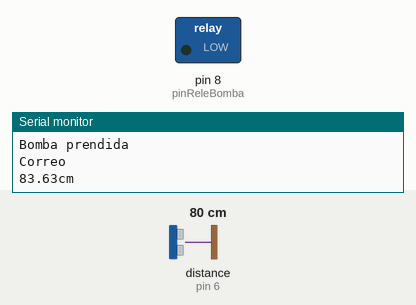
This sketch was run on a simulated Arduino Uno, built with avr-gcc and run on an emulated ATmega328P. Shown: switched loads named in the sketch (green lamp = pin HIGH), the last lines printed to the serial monitor. Wiring (inferred from the names in the program): ultrasonic range finder: trigger pin 7; echo pin 6. The test bench sets the inputs (shaded band); at power-on: distance to the obstacle (sensor on pin 6) 80 cm. The echo pulse lasts 58.3 µs per cm; pins used as bus, display or sensor lines are not drawn.

Above: at 4.5 s.
4.6 s: distance to the obstacle (sensor on pin 6) set to 27 cm
8.3 s: distance to the obstacle (sensor on pin 6) set to 22 cm
At 11.6 s:
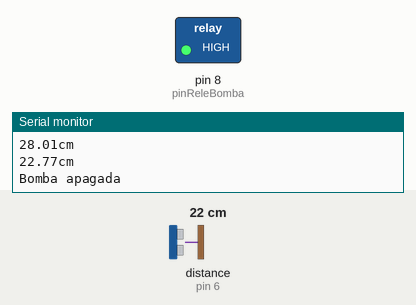
12.6 s: distance to the obstacle (sensor on pin 6) set to 40 cm
16.3 s: distance to the obstacle (sensor on pin 6) set to 45 cm
At 19.4 s:
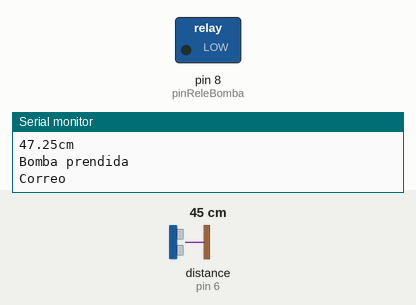
20.6 s: distance to the obstacle (sensor on pin 6) set to 2 cm
At 23.8 s:
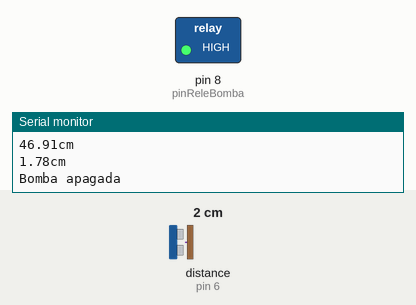
Timing chart, 0 to 25.3 s (numbered marks = the images above; inputs shaded):
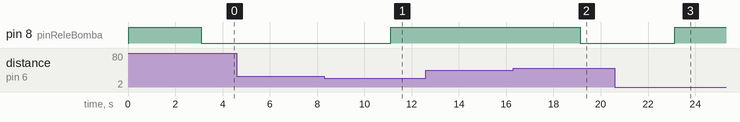

Measured:
- the behaviour switches between 25 and 24 cm on distance to the obstacle (sensor on pin 6) (found by bisection; images 0 and 1)
- the behaviour switches between 42 and 43 cm on distance to the obstacle (sensor on pin 6) (found by bisection; images 1 and 2)
- after the input at 8.3 s, pin 8 (pinReleBomba): LOW → HIGH after 2.8 s
- after the input at 16.3 s, pin 8 (pinReleBomba): HIGH → LOW after 2.8 s
- after the input at 20.6 s, pin 8 (pinReleBomba): LOW → HIGH after 2.5 s

The sketch:

Final_1_0_5.ino
```cpp
/* Creo que está al pepe, por eso lo comento
#include <Wire.h>
*/

// Pines digitales para el detector de nivel (sensor ultrasonico)
// Configuramos los pines del sensor Trigger y Echo
const int PinTrig = 7;
const int PinEcho = 6;

// Variables para niveles de agua del sensor ultrasonico
const int DistMin = 25;
const int DistN2 = 45;
const int DistMax = 70;

// Constante velocidad sonido en cm/s
const float VelSon = 36000.0; //En verdad la velocidad es 34320 pero el numero puesto se acerca mas a la realidad

float distancia;

// Pin Digital para abrir o cerrar el rele que activa la bomba
const int pinReleBomba = 8;

//Una variable por las dudas
//int i = 0;
int BombaON = 0; //Bomba apagada = 0; bomba encendida = 1

//===================================================================
//                   Función SETUP
//===================================================================

void setup() {

  // Configurar la comunicacion a 9600 baudios para usar el serial
  Serial.begin(9600);
/* Creo que está al pepe así que lo comento
  // Preparar la librería Wire (I2C)
  Wire.begin();
*/
  // Imprimir encabezado a la terminal
  Serial.println("Control de Bomba por rele sensando nivel del agua");
  Serial.println("----------------------------------------------------");

  // Para el sensor ultrasonico
  // Ponemos el pin Trig en modo salida
  pinMode(PinTrig, OUTPUT);
  // Ponemos el pin Echo en modo entrada
  pinMode(PinEcho, INPUT);

  // Para el rele
  pinMode(pinReleBomba, OUTPUT);
  // Para que el rele empiece desactivado
  digitalWrite(pinReleBomba, HIGH);
  Serial.println("configuramos el pin del rele para que este desactivado");

}

//===================================================================
//                   Función LOOP
//===================================================================

void loop() {
  // Esperar 1 segundo
  delay(1000);

  if(BombaON == 1){
    if(distancia < DistMin){
      digitalWrite(pinReleBomba, HIGH);
      Serial.println("Bomba apagada");
      BombaON = 0;
    }
  }else{
    if(distancia > DistN2){
      digitalWrite(pinReleBomba, LOW);
      Serial.println("Bomba prendida");
      BombaON = 1;
      // Envío mensaje por Serial a NodeMCU
      Serial.println("Correo");
    }
  }
  delay(1000);

  // Preparamos el sensor de ultrasonidos
  iniciarTrigger();
  // La función pulseIn obtiene el tiempo que tarda en cambiar entre estados, en este caso a HIGH
  unsigned long tiempo = pulseIn(PinEcho, HIGH);

  // Obtenemos la distancia en cm, hay que convertir el tiempo en segudos ya que está en microsegundos
  // por eso se multiplica por 0.000001
  distancia = tiempo * 0.000001 * VelSon / 2.0;

  Serial.print(distancia);
  Serial.print("cm");
  Serial.println();

}

//===================================================================
//                   Funciones Extras
//===================================================================

// Método que inicia la secuencia del Trigger para comenzar a medir
void iniciarTrigger()
{
  // Ponemos el Triger en estado bajo y esperamos 2 ms
  digitalWrite(PinTrig, LOW);
  delayMicroseconds(2);

  // Ponemos el pin Trigger a estado alto y esperamos 10 ms
  digitalWrite(PinTrig, HIGH);
  delayMicroseconds(20);

  // Comenzamos poniendo el pin Trigger en estado bajo
  digitalWrite(PinTrig, LOW);
}

//============================================================
//                    COMENTARIOS
//============================================================
/*
 *
 * Respecto de la version FINAL_1_0_3 se quitó lo siguiente:
 * El display que mostraba la hora y el nivel del tanque
 * Y se saco el reloj que por ahora no se usa
 *
 * A este programa se le agregó una placa WiFi, que avise por mail cada vez que se active la bomba
 * Para ver que ande todo correctamente, la idea es después que avise cualquier problema
 * pero para ello habrá que hacer una buena lógica.
 *
 * y se está por agregar que la bomba trate de llenar el tanque de noche si es necesarío
 * por ejemplo que siempre empiece el día con el tanque lleno, y si falta poco para
 * que sea de noche, que aguante un poco mas para llenar el tanque.
 *
 * Mas adelante la idea es poner un sensor que mida el tanque cisterna
 * para cuidar que siempre haya agua y proteger a la bomba para que
 * nunca trabaje en vacio.
 */
```
